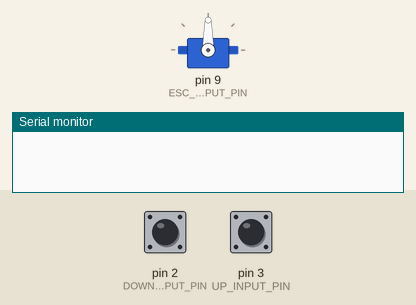
A sketch run on a simulated Arduino Nano, built with avr-gcc and run on an emulated ATmega328P. Shown: servo, the last lines printed to the serial monitor. The test bench sets the inputs (shaded band); at power-on: pin 2 (DOWN_INPUT_PIN) LOW, pin 3 (UP_INPUT_PIN) LOW.

Above: at 1.2 s.
1.3 s: pin 2 (DOWN_INPUT_PIN) pulled HIGH for 0.15 s
At 1.37 s:
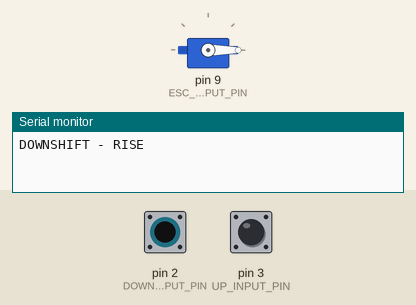
2.9 s: pin 3 (UP_INPUT_PIN) pulled HIGH for 0.15 s
At 2.97 s:
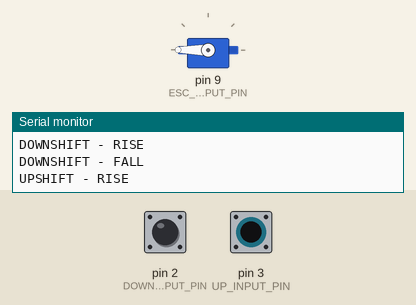
4.5 s: pin 2 (DOWN_INPUT_PIN) pulled HIGH for 1 s
At 5.4 s:
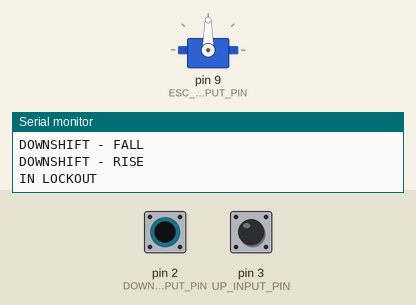
Timing chart, 0 to 7.5 s (numbered marks = the images above; inputs shaded):
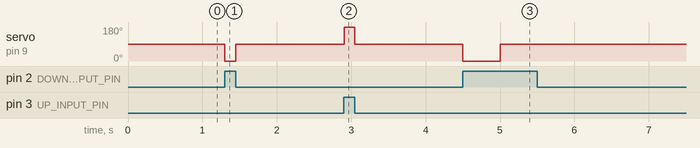

The sketch:

SDM24_ShiftController.ino
```cpp
#include <Servo.h>
// must be 2 or 3 for interrupts! on Nano
#define DOWN_INPUT_PIN          2
#define UP_INPUT_PIN            3
// timeouts
#define TIMEOUT_ERROR           500  // ms
#define TIMEOUT_NEUTRAL_PULSE   10    // ms
// thresholds
#define THRESH_NEUTRAL_PULSE    20
// neutral settings
#define N_SHIFT_TIME            50    // ms
#define NEUTRAL_POWER           50    // %
// internal states
#define S_IDLE                  0
#define S_PULSE_MONITOR         1
#define S_SHIFTING_NEUTRAL      2
#define S_SHIFTING_UP           3
#define S_SHIFTING_DOWN         4
#define S_LOCKOUT               5
// Errors
#define E_UPSHIFT               0
#define E_DOWNSHIFT             1
//ESC constants
#define C_SPEED 0         // 0% PWM duty cycle
#define CC_SPEED 180      // 100% PWM duty cycle
#define NEUTRAL_SPEED 90  // 50% PWM duty cycle
//Shift Time Gets defined by the pulse width?
#define MIN_PWM 1000      //ms
#define MAX_PWM 2000      //ms
//Outputs
#define ESC_OUTPUT_PIN 9
#define COUNTER_CLOCKWISE 3
#define NEUTRAL_RET 4

// wire monitors
volatile bool downshiftRose   =   false;
volatile bool downshiftFell   =   false;
volatile bool upshiftFell     =   false;
volatile bool upshiftRose     =   false;

unsigned int controllerState  =   S_IDLE;
//neutral PWM detection variables
unsigned long pulseMonitorLastTriggered = 0;
unsigned int neutralPulseCounter = 0;
//TODO Need to define what the actual neutral state pulse looks like need to scope signal from ECU
//error variables
unsigned long errorTimeoutStartingMillis = millis();
unsigned int whichLineErrored;

//Servo vars
Servo ESC;     // create servo object to control the ESC
//Clockwise rotation -> downshift
//Counter-clockwise -> upshift
//TODO verify with actual motor setup directions are right

void setup() {

  Serial.begin(115200);

  //setup inputs
  pinMode(UP_INPUT_PIN, INPUT);
  pinMode(DOWN_INPUT_PIN, INPUT);
  //outputs
  ESC.attach(ESC_OUTPUT_PIN, 1000, 2000); // (pin, min pulse width, max pulse width in microseconds)
  enableInterrupts();
  //Set initial ESC speed(position)
  ESC.write(NEUTRAL_SPEED);
}

void loop() {

  //Serial.println(controllerState);
  //Act for each state
  if (controllerState == S_IDLE) {
    //Turn off ESC
    ESC.write(NEUTRAL_SPEED);
    // reset wire monitor vars
    downshiftFell = false;
    upshiftFell = false;
    // check wire variables
    if (downshiftRose) { controllerState = S_SHIFTING_DOWN; }
    else if (upshiftRose) { controllerState = S_PULSE_MONITOR; }

  } else if (controllerState == S_PULSE_MONITOR) {

    disableDownInterrupt();
    pulseMonitorLastTriggered = millis();

    upshiftRose = false;
    //poll for PWM from ECU
    while ((pulseMonitorLastTriggered + TIMEOUT_NEUTRAL_PULSE) > millis()) {

      if (upshiftRose) {

        neutralPulseCounter += 1;
        pulseMonitorLastTriggered = millis();
        upshiftRose = false;

      }

      if (neutralPulseCounter >= THRESH_NEUTRAL_PULSE) {

        neutralPulseCounter = 0;
        controllerState = S_SHIFTING_NEUTRAL;
        break;

      }

    }

    if (neutralPulseCounter < THRESH_NEUTRAL_PULSE) {

      controllerState = S_SHIFTING_UP;

    }

  } else if (controllerState == S_SHIFTING_NEUTRAL) {
    //Neutral Actuation
    // disable interrupts and clear monitors
    disableInterrupts();
    downshiftRose   =   false;
    downshiftFell   =   false;
    upshiftFell     =   false;
    upshiftRose     =   false;


    //TODO could add gear position then make sure we are in 1st before
    //doing a neutral shift
    //Shift neutral
    ESC.write(CC_SPEED);
    delay(N_SHIFT_TIME);
    ESC.write(NEUTRAL_SPEED);
    controllerState = S_IDLE;
    enableInterrupts();

  } else if (controllerState == S_SHIFTING_UP) {
    //Upshift actuation
    disableDownInterrupt();//turn off downshift interrupts
    errorTimeoutStartingMillis = millis();    // record when we started the action

    //Shift UP
    ESC.write(CC_SPEED); //TURN ON OUTPUT
    // loop until the timeout has expired
    while ((errorTimeoutStartingMillis + TIMEOUT_ERROR) >= millis()) {
      // if we see the line has gone down, break out of the loop
      if (upshiftFell) {
        //TURN OFF OUTPUT
        ESC.write(NEUTRAL_SPEED);
        // return to idle
        controllerState = S_IDLE;
        break;
      }
    }

    // if the loop broke because the timer expired
    if ((errorTimeoutStartingMillis + TIMEOUT_ERROR) <= millis()) {
      //TURN OFF OUTPUT immediately
      ESC.write(NEUTRAL_SPEED);
      controllerState = S_LOCKOUT;    // go to the lockout state
      whichLineErrored = E_UPSHIFT;   // record that it was the upshift line that caused the error
    } else {
      enableDownInterrupt();//reenable Down shifting inputs
    }
    //Reset Globals to defaults
    downshiftRose   =   false;
    downshiftFell   =   false;
    upshiftFell     =   false;
    upshiftRose     =   false;

  } else if (controllerState == S_SHIFTING_DOWN) {
    //Downshift logic
    disableUpInterrupt();//turn off upshift interrupts
    errorTimeoutStartingMillis = millis();    // record when we started the action

    //SHIFT DOWN
    ESC.write(C_SPEED);//TURN ON OUTPUT
    // loop until the timeout has not expired
    while ((errorTimeoutStartingMillis + TIMEOUT_ERROR) >= millis()) {
      // if we see the line has gone down, break out of the loop
      if (downshiftFell) {
        //TURN OFF OUTPUT
        ESC.write(NEUTRAL_SPEED);
        // return to idle
        controllerState = S_IDLE;
        break;
      }
    }

    // if the loop broke because the timer expired
    if ((errorTimeoutStartingMillis + TIMEOUT_ERROR) <= millis()) {
      ESC.write(NEUTRAL_SPEED);       //Turn off
      controllerState = S_LOCKOUT;    // go to the lockout state
      whichLineErrored = E_DOWNSHIFT;   // record that it was the downshift line that caused the error
    } else {
      enableUpInterrupt();
    }
    // clear the line monitors
    downshiftRose   =   false;
    downshiftFell   =   false;
    upshiftFell     =   false;
    upshiftRose     =   false;

  } else if (controllerState == S_LOCKOUT) {
    Serial.println("IN LOCKOUT");
    // Set to Neutral
    ESC.write(NEUTRAL_SPEED);
    // hold until the line releases
    while (true) {
      if (whichLineErrored == E_DOWNSHIFT) {
        if (downshiftFell) {
          break;
        }
      } else if (whichLineErrored == E_UPSHIFT) {
        if (upshiftFell) {
          break;
        }
      }
    }
    // clear line monitors
    downshiftRose   =   false;
    downshiftFell   =   false;
    upshiftFell     =   false;
    upshiftRose     =   false;
    //Re-enable normal operation inputs
    enableInterrupts();
    controllerState = S_IDLE;
    Serial.println("OUT LOCKOUT");
  } else { controllerState = S_IDLE; }
}

void ISRDown() {
  disableInterrupts();
  if (digitalRead(DOWN_INPUT_PIN)) {
    downshiftRose = true;
    Serial.println("DOWNSHIFT - RISE");
  } else {
    downshiftFell = true;
    Serial.println("DOWNSHIFT - FALL");
  }
  enableInterrupts();
}

void ISRUp() {
  disableInterrupts();
  if (digitalRead(UP_INPUT_PIN)) {
    upshiftRose = true;
    Serial.println("UPSHIFT - RISE");
  } else {
    upshiftFell = true;
    Serial.println("DOWNSHIFT - FALL");
  }
  enableInterrupts();
}
//All Interrupt Methods below
void disableUpInterrupt() {
  detachInterrupt(digitalPinToInterrupt(UP_INPUT_PIN));
}

void disableDownInterrupt() {
  detachInterrupt(digitalPinToInterrupt(DOWN_INPUT_PIN));
}

void enableUpInterrupt() {
  attachInterrupt(digitalPinToInterrupt(UP_INPUT_PIN), ISRUp, CHANGE);
}

void enableDownInterrupt() {
  attachInterrupt(digitalPinToInterrupt(DOWN_INPUT_PIN), ISRDown, CHANGE);
}

void disableInterrupts() {
  disableDownInterrupt();
  disableUpInterrupt();
}

void enableInterrupts() {
  enableDownInterrupt();
  enableUpInterrupt();
}
```

Measured:
- after the input at 1.3 s, servo on pin 9 (ESC_OUTPUT_PIN): 90° → 0° at once, → 90° 0.15 s later
- after the input at 2.9 s, servo on pin 9 (ESC_OUTPUT_PIN): 90° → 180° at once, → 90° 0.14 s later
- after the input at 4.5 s, servo on pin 9 (ESC_OUTPUT_PIN): 90° → 0° at once, → 90° 0.50 s later
